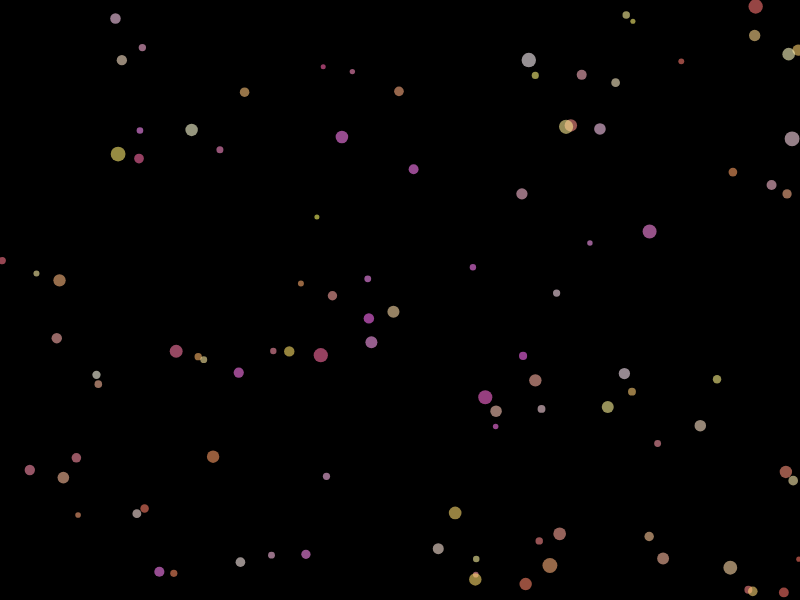
Frame 1 (no input)
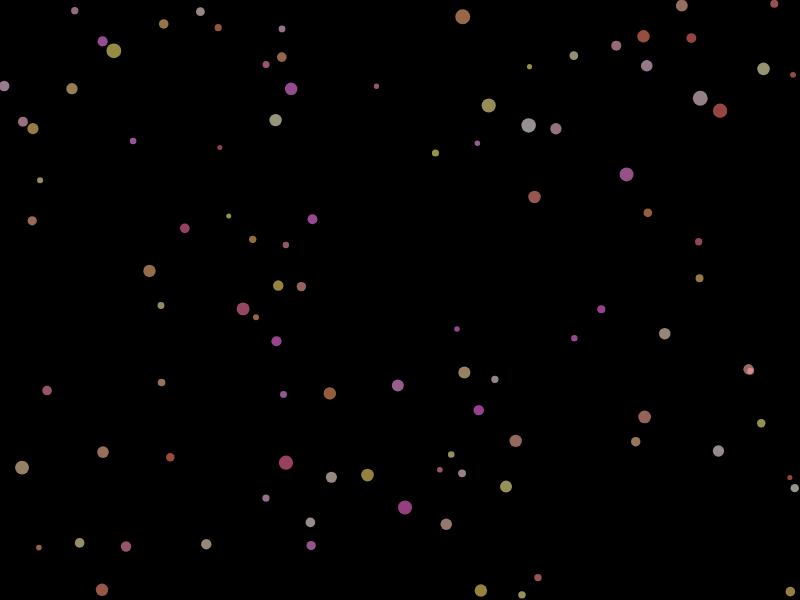
Frame 60 (no input)
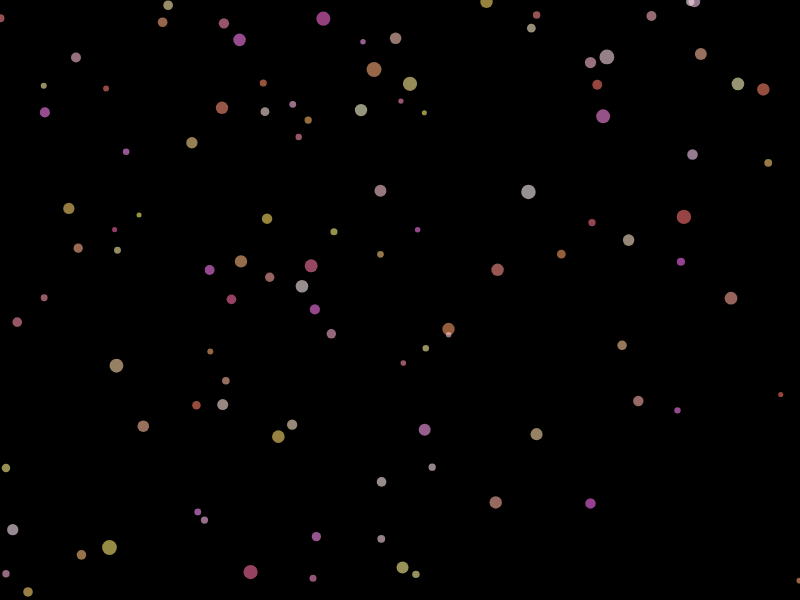
Frame 120 (the mouse pressed at the canvas centre since frame 60)

The p5.js sketch that drew these frames (run headless with seeded random() and noise() and a simulated clock; from frame 60 on, the mouse is pressed at the canvas centre):

// p5.js sketch
// ── sketch.js
let particles = []; 

function setup() {
  createCanvas(800, 600);
  for (let i = 0; i < 100; i++) {
    particles.push(new Particle(random(width), random(height)));
  }
}

function draw() {
  background(0); 
  for (let i = 0; i < particles.length; i++) {
    particles[i].move();
    particles[i].display();
  }
}

function mousePressed() {
  let newParticlesCount = floor(random(1, 11));
  for (let i = 0; i < newParticlesCount; i++) {
    particles.push(new Particle(mouseX, mouseY));
  }
}

class Particle {
  constructor(x, y) {
    this.x = x;
    this.y = y;
    this.size = random(5, 15); // Random size 
    this.xSpeed = random(-2, 2); // Random horiz spd
    this.ySpeed = random(-2, 2); // Random vert spd
    this.color = color(255, random(100, 255), random(100, 255), 150); // Random color
  }

  move() {
    this.x += this.xSpeed;
    this.y += this.ySpeed;

    // loops around edge
    if (this.x > width) this.x = 0;
    if (this.x < 0) this.x = width;
    if (this.y > height) this.y = 0;
    if (this.y < 0) this.y = height;
  }

  display() {
    noStroke();
    fill(this.color); 
    ellipse(this.x, this.y, this.size);
  }
}
